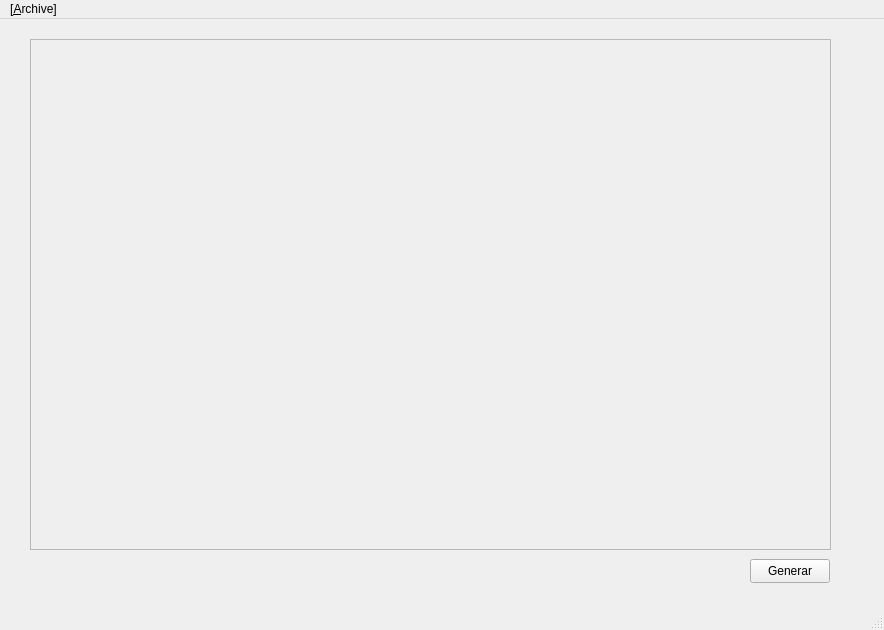
<?xml version="1.0" encoding="UTF-8"?>
<ui version="4.0">
 <class>MainWindow</class>
 <widget class="QMainWindow" name="MainWindow">
  <property name="geometry">
   <rect>
    <x>0</x>
    <y>0</y>
    <width>884</width>
    <height>630</height>
   </rect>
  </property>
  <property name="windowTitle">
   <string>MainWindow</string>
  </property>
  <widget class="QWidget" name="centralwidget">
   <widget class="QScrollArea" name="listWidget">
    <property name="geometry">
     <rect>
      <x>30</x>
      <y>20</y>
      <width>801</width>
      <height>511</height>
     </rect>
    </property>
    <property name="widgetResizable">
     <bool>true</bool>
    </property>
    <widget class="QWidget" name="scrollAreaWidgetContents">
     <property name="geometry">
      <rect>
       <x>0</x>
       <y>0</y>
       <width>799</width>
       <height>509</height>
      </rect>
     </property>
    </widget>
   </widget>
   <widget class="QPushButton" name="pushButtonGenerar">
    <property name="geometry">
     <rect>
      <x>750</x>
      <y>540</y>
      <width>80</width>
      <height>24</height>
     </rect>
    </property>
    <property name="text">
     <string>Generar</string>
    </property>
   </widget>
  </widget>
  <widget class="QMenuBar" name="menubar">
   <property name="geometry">
    <rect>
     <x>0</x>
     <y>0</y>
     <width>884</width>
     <height>21</height>
    </rect>
   </property>
   <widget class="QMenu" name="menu_Archive">
    <property name="title">
     <string>[&amp;Archive]</string>
    </property>
    <addaction name="actionRead_Template"/>
   </widget>
   <addaction name="menu_Archive"/>
  </widget>
  <widget class="QStatusBar" name="statusbar"/>
  <action name="actionRead_Template">
   <property name="text">
    <string>Read Template</string>
   </property>
  </action>
 </widget>
 <resources/>
 <connections/>
</ui>
